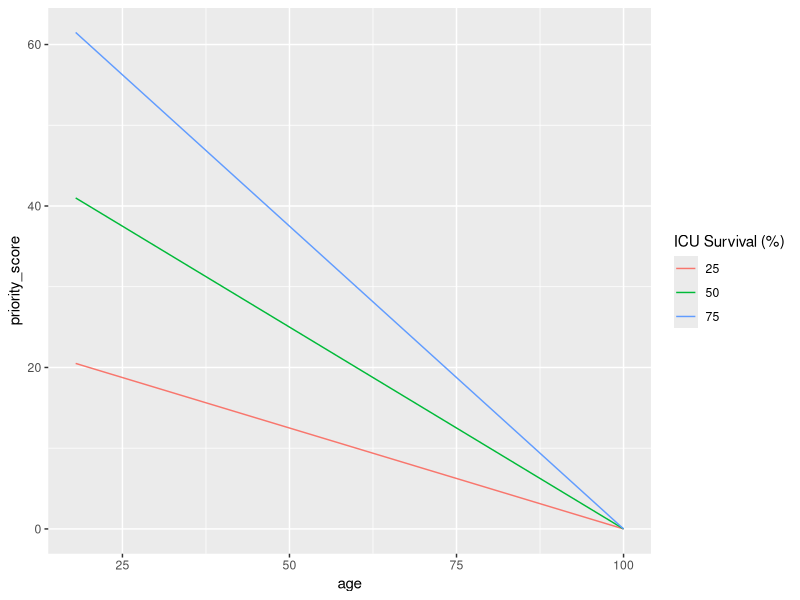
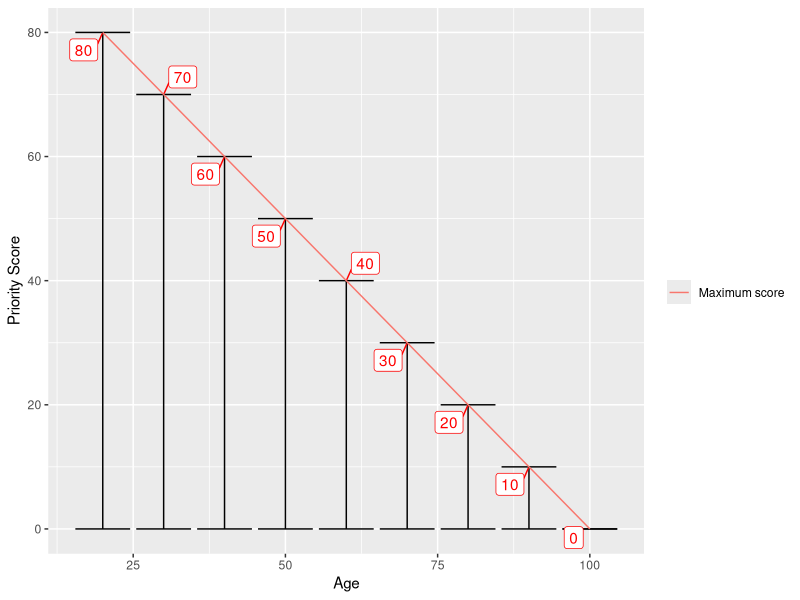
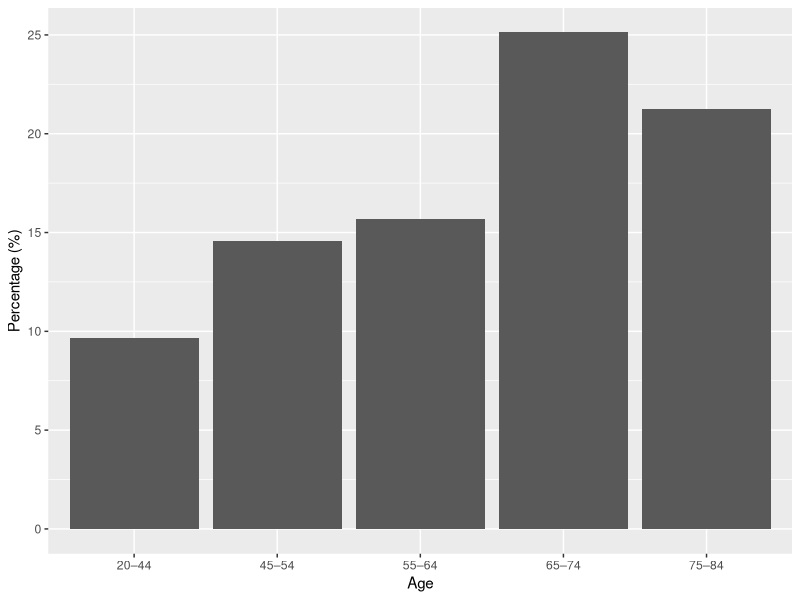
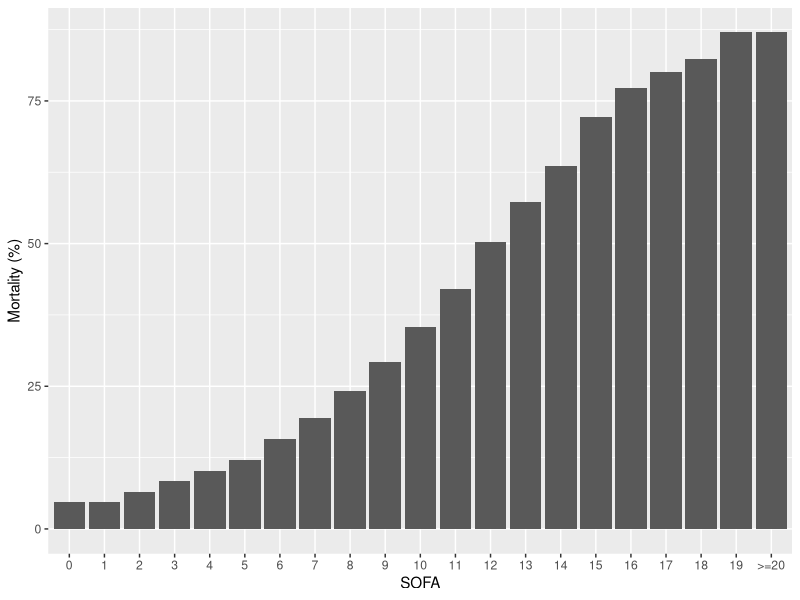
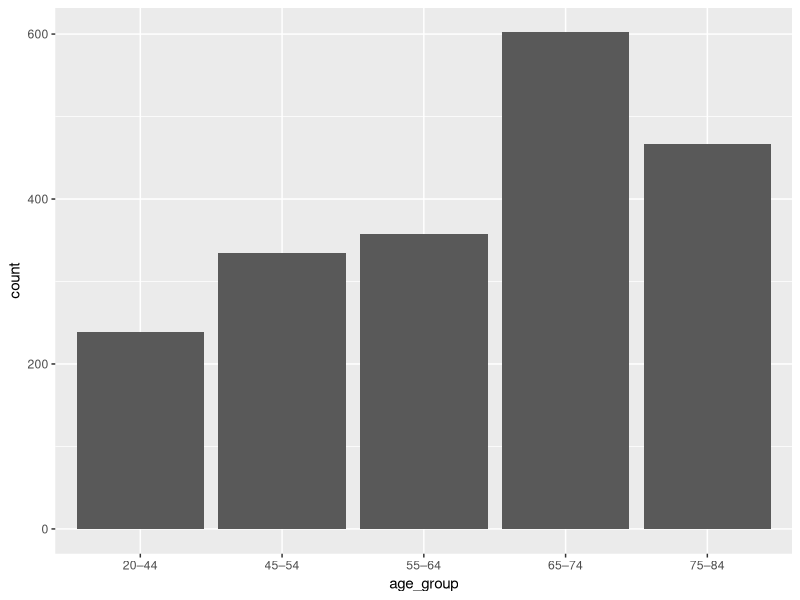
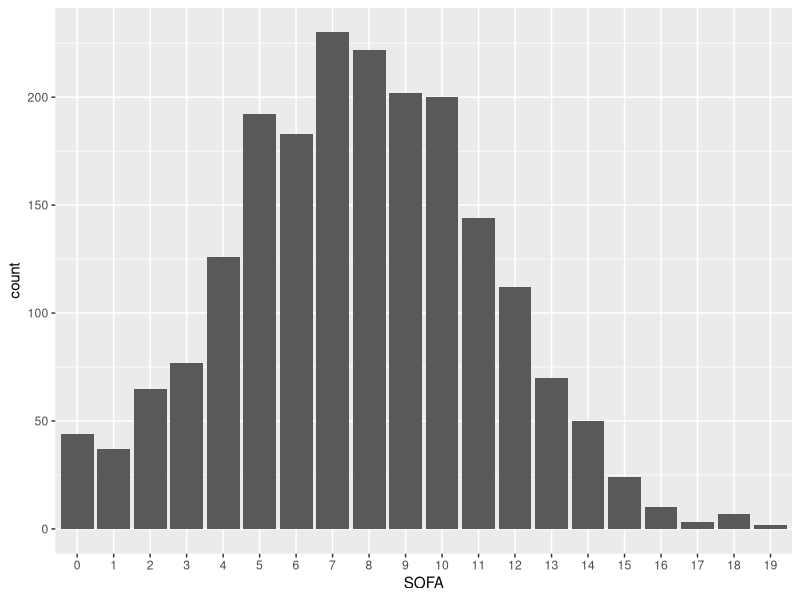
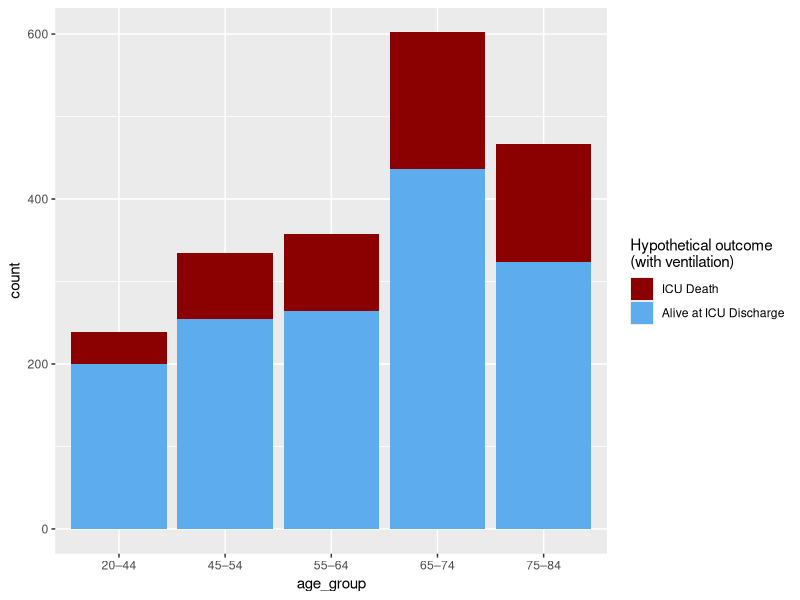
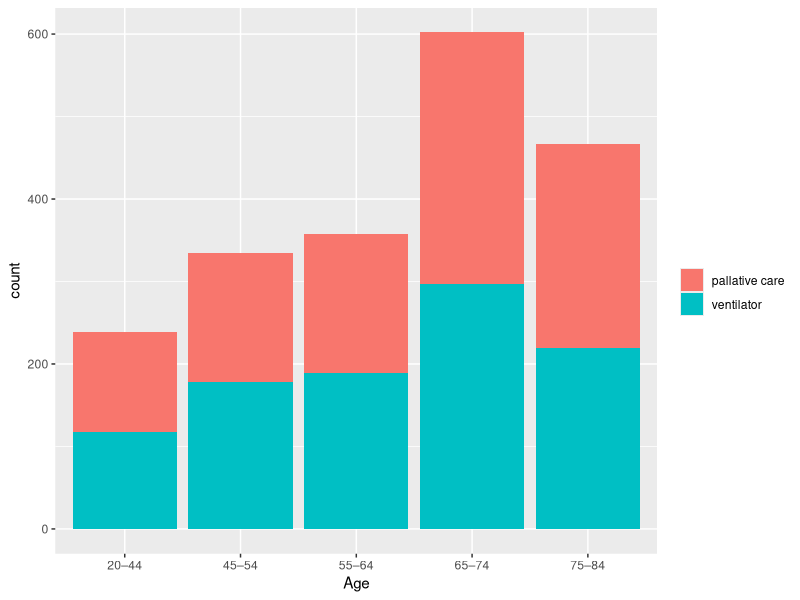

Write the R code that produced these figures, in order.
## ---- chunk 1
knitr::opts_chunk$set(echo = FALSE, warning = FALSE, message = FALSE)
## ---- chunk 2
library(tidyverse)
## ---- chunk 3
life_span_max <- 100 

tibble(
  age = seq(18, 100),
  prob_25 = 0.25,
  prob_50 = 0.5,
  prob_75 = 0.75
) %>%
  pivot_longer(cols = -age, names_to = "ICU Survival (%)", names_prefix = "prob_" ) %>%
  mutate(priority_score = value*(life_span_max - age)) %>%
  ggplot(aes(x = age, y = priority_score, color = `ICU Survival (%)`)) +
  geom_line()
## ---- chunk 4
expand.grid(seq(20,100, 10), seq(0,1,0.01)) %>%
  rename(Age = Var1, Prob = Var2) %>%
  mutate(priority_score = Prob*(life_span_max - Age)) %>%
  group_by(Age) %>%
  summarize(max_score = max(priority_score),
            min_score = min(priority_score)) %>%
  ggplot(aes(x = Age, ymin = min_score, ymax = max_score, y = max_score)) +
  geom_errorbar() +
  geom_line(aes(color = "Maximum score")) + 
  ggrepel::geom_label_repel(aes(label = max_score), color = "red") + 
  labs(y = "Priority Score", color = "")

## ---- chunk 5
numextract <- function(string){ 
  as.numeric(str_extract(string, "\\-*\\d+\\.*\\d*"))
} 

comma <- function(x){
  case_when(
    abs(x) > 10 ~ format(x, digits = 0, big.mark = ",", scientific = F),
    abs(x) > 1 ~ format(x, digits = 2, big.mark = ",", scientific = F),
    TRUE ~ format(x, digits = 2, big.mark = ",", scientific = F)
  )
    
}
## ---- chunk 6
cdc_data <- read_csv("cdc_data.csv") %>%
  separate(`Age Group`, c("Age", "N"), sep = "\\s") %>%
  mutate(N = numextract(N),
         Age = factor(Age, levels = c("0–19", "20–44", "45–54",
                                      "55–64", "65–74", "75–84",
                                      "=> 85")))
## ---- chunk 7
total_hosp <- sum(cdc_data$N)

worst_case <- cdc_data %>%
  select(Age,
         N,
         hosp = high_hosp,
         icu = high_ICU,
         dead = high_death) %>%
  mutate(n_hosp = N*hosp/100,
         n_icu = N*icu/100,
         n_dead = N*dead/100)

total_ICU <- sum(worst_case$n_icu)

worst_case <- worst_case %>%
  mutate(pct_icu_pop = n_icu/total_ICU) %>%
  filter(Age != "0–19") %>%
  mutate(
    max_age = case_when(
      Age == "20–44" ~ 44,
      Age == "45–54" ~ 54,
      Age == "55–64" ~ 64,
      Age == "65–74" ~ 74,
      Age == "75–84" ~ 84,
      TRUE ~ 94
    ),
    min_age = case_when(
      Age == "20–44" ~ 20,
      Age == "45–54" ~ 45,
      Age == "55–64" ~ 55,
      Age == "65–74" ~ 65,
      Age == "75–84" ~ 75,
      TRUE ~ 85)
  ) %>% 
  select(Age, min_age, max_age, pct_icu_pop)
## ---- chunk 8
worst_case %>%
  ggplot(aes(x = Age, y = 100*pct_icu_pop)) +
  geom_bar(stat = "Identity") + labs(y = "Percentage (%)")
## ---- chunk 9
SOFA <- read_csv("SOFA.csv") 

tot_SOFA <- sum(SOFA$N)

SOFA <- SOFA %>%
  mutate(sofa_num = ifelse(SOFA == ">=20", 20, as.numeric(SOFA)),
    SOFA = factor(SOFA, levels = c(seq(0,19), ">=20")),
           pct_SOFA = N/tot_SOFA)

SOFA %>%
  ggplot(aes(x =SOFA, y = death_pct)) +
  geom_bar(stat = "Identity") + labs(y = "Mortality (%)")

sd_SOFA <- SOFA %>%
  uncount(N)

sd_SOFA <- sqrt(var(sd_SOFA$sofa_num))
## ---- chunk 10
set.seed(12345)
tot_patients <- 2000
max_life_span <- 100

#degree of scarcity
num_vents <- tot_patients*0.5

simulate_ICU_pop <- function(df, N = tot_patients, sofa, mean_sofa = 8, sd_sofa = 3.5){
  
  probs <- df$pct_icu_pop
  
  age_cats <- rmultinom(1, size = N, pr = probs)
  
  sample <- tibble(age_group = character(),
                   age = numeric(),
                   alive = numeric(),
                   dead = numeric(),
                   p_surv = numeric())
  
  i <- 1
  
  
  for (n_cats in age_cats) {
    
    subgroup <- df[i,]
    
    subgroup
    
    # randomly sample ages from uniform distribution
    min_age <- subgroup$min_age
    max_age <- subgroup$max_age
    age_sample <- runif(n = n_cats, min = min_age, max = max_age)
    
    
    # sample SOFA score- assuming no correlation between age and SOFA
    
    #sofa_counts <- rmultinom(n =1, size = n_cats, pr = sofa$pct_SOFA)
    # # sofa_scores <- tibble(SOFA = sofa$SOFA,
    # #        counts = sofa_counts ) %>%
    # #   uncount(counts) %>%
    #  left_join(sofa %>% select(SOFA, death_pct)) %>%
    #   mutate(p_surv = (100-death_pct)/100)
    
    group_mean_sofa <- mean_sofa + (min_age - 65)/30

    sofa_scores <- tibble(sofa_num = round(rnorm(n = n_cats, mean = group_mean_sofa, sd = sd_sofa))) %>%
      mutate(sofa_num = case_when(
        sofa_num>= 20 ~ 20,
        sofa_num < 0 ~ 0 ,
        TRUE ~ sofa_num)) %>%
      left_join(sofa %>% select(SOFA, sofa_num, death_pct)) %>%
      mutate(p_surv = (100-death_pct)/100)
      
    
    # sample actual survival outcomes
    chance <- runif(n = n_cats)
    
    sub_sample <- tibble(age_group = subgroup$Age,
                           age = age_sample) %>%
      cbind(sofa_scores) %>%
      cbind(chance) %>%
      mutate(age = round(age),
             alive = ifelse(chance < p_surv, 1, 0))
    
    sample <- sample %>% rbind(sub_sample)
    
    i <- i + 1
  }
  
  return(sample %>% select(age_group, age, SOFA, sofa_num, p_surv, alive))
}

sim_pop <- simulate_ICU_pop(worst_case, sofa = SOFA)

total_life_years <- sum(mutate(sim_pop, life_left = max_life_span - age)$life_left)
## ---- chunk 11
sim_pop %>%
ggplot(aes(x = age_group)) + geom_histogram(stat = "count")
## ---- chunk 12
sim_pop %>%
  ggplot(aes(x = SOFA)) +
  geom_histogram(stat = "count")
## ---- chunk 13
knitr::kable(sim_pop %>%
  group_by(age_group) %>%
  summarise(mean_sofa = round(mean(sofa_num),1),
            survival = paste0(round(100*mean(p_surv)), "%")), col.names = c("Age", "Mean SOFA", "Survival with Ventilator"))
## ---- chunk 14
# sim_pop %>%
#   group_by(age_group) %>%
#   summarise(survival = round(100*mean(alive))) %>%
#   ggplot(aes(x = age_group, y = survival)) + 
#   geom_bar(stat = "Identity") + lims(y  = c(0,100)) 


sim_pop %>%
  mutate(alive = factor(alive, labels = c("ICU Death", "Alive at ICU Discharge"))) %>%
  ggplot(aes(x = age_group, fill = alive)) +
  geom_bar() + scale_fill_manual(values = c("red4","steelblue2")) + labs(fill = "Hypothetical outcome \n(with ventilation)")
## ---- chunk 15
lottery_allocate <- function(sim_pop, num_vents){

  lottery <- runif(n = sim_pop %>% nrow())
  
  allocate <- sim_pop %>%
    cbind(lottery) %>%
    arrange(lottery) %>%
    mutate(get_vent = ifelse(row_number() <= num_vents, "ventilator", "pallative care"))
  
  return(allocate)
}


lottery_allocation <- lottery_allocate(sim_pop, num_vents)
## ---- chunk 16
lottery_allocation %>%
  ggplot(aes(x = age_group, fill = factor(get_vent))) + 
  geom_bar() + labs(x = "Age", fill = "")
## ---- chunk 17
lives_saved <- function(allocation){
  allocation %>% filter(get_vent == "ventilator" & alive ==1) %>% nrow()
}


life_years_saved <- function(allocation, max_life_span = 100){
  df <- allocation %>% 
    filter(get_vent == "ventilator" & alive ==1) %>%
    mutate(life_left = (100- age))
  
  return(sum(df$life_left))
}

pct_life_years_saved <- round(100*life_years_saved(lottery_allocation)/total_life_years)
## ---- chunk 18
youngest_allocate <- function(sim_pop, num_vents){

  allocate <- sim_pop %>%
    arrange(age) %>% 
    mutate(get_vent = ifelse(row_number() <= num_vents, "ventilator", "pallative care"))
  
  return(allocate)
}

young_allocation <- youngest_allocate(sim_pop, num_vents)

young_lives <- lives_saved(young_allocation)

young_lf <- life_years_saved(young_allocation)
## ---- chunk 19
young_allocation %>%
  ggplot(aes(x = age_group, fill = factor(get_vent))) + 
  geom_bar() + labs(x = "Age", fill = "")
## ---- chunk 20
max_icu_surv <- function(sim_pop, num_vents){

  allocate <- sim_pop %>%
    arrange(-p_surv) %>% 
    mutate(get_vent = ifelse(row_number() <= num_vents, "ventilator", "pallative care"))
  
  return(allocate)
}


max_icu_surv_allocation <- max_icu_surv(sim_pop, num_vents)

max_icu_lf <- life_years_saved(max_icu_surv_allocation)

max_icu_lives <- lives_saved(max_icu_surv_allocation)
## ---- chunk 21
max_icu_surv_allocation %>%
  ggplot(aes(x = age_group, fill = get_vent)) + 
  geom_bar() + labs(x = "Age", fill = "")
## ---- chunk 22
max_life_years <- function(sim_pop, num_vents){
  
  allocate <- sim_pop %>%
    mutate( priority_score = p_surv*(100-age)) %>%
    arrange(-priority_score) %>% 
    mutate(get_vent = ifelse(row_number() <= num_vents, "ventilator", "pallative care"))
  
  return(allocate)
}


max_life_year_allocation <- max_life_years(sim_pop, num_vents)

max_lf_lf <- life_years_saved(max_life_year_allocation)

max_lf_lives <- lives_saved(max_life_year_allocation)
## ---- chunk 23
max_life_year_allocation %>%
  ggplot(aes(x = age_group, fill = get_vent)) + 
  geom_bar() + labs(x = "Age", fill = "")
